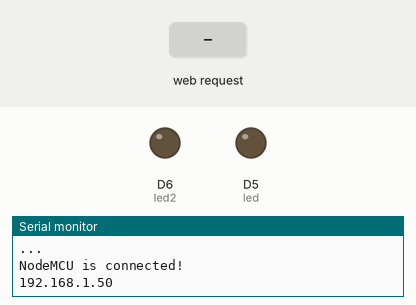
A sketch run on a simulated ESP8266 (NodeMCU). On the bench: output pins drawn as LEDs (lit = HIGH), the last lines printed to the serial monitor. Inputs (shaded band) come from the test bench. WiFi joins after 1.5 s; servers stay silent unless stated.

Above: at 2.7 s.
2.8 s: HTTP request GET /led1on received
At 3.1 s:
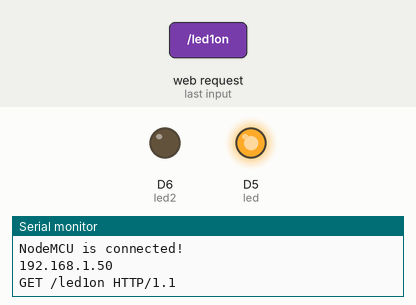
4.3 s: HTTP request GET /led2on received
At 5.5 s:
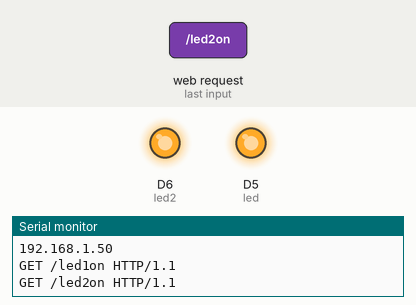
5.8 s: HTTP request GET /led1off received
At 6.6 s:
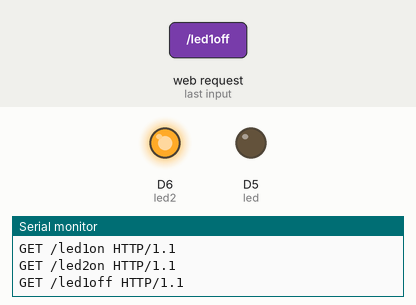
7.3 s: HTTP request GET /led2off received
At 7.8 s:
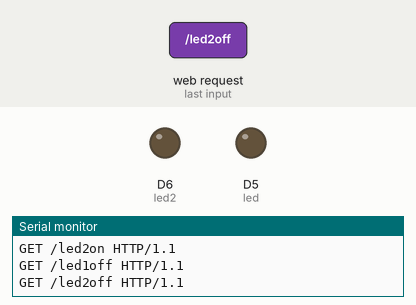
Timing chart, 0 to 9.8 s (numbered marks = the images above; inputs shaded):
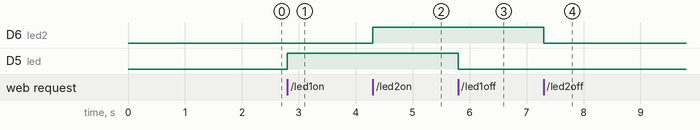

The sketch:

NodeMCU_HTML.ino
```cpp
#include <ESP8266WiFi.h>

WiFiClient client;
WiFiServer server(80);

#define led D5
#define led2 D6

void setup()
{
  // put your setup code here, to run once:
  Serial.begin(9600);
  WiFi.begin("POCO", "Sudhanshu98");
  while(WiFi.status() != WL_CONNECTED)
  {
    delay(250);
    Serial.print("...\n");
  }
  Serial.println();
  Serial.println("NodeMCU is connected!");
  Serial.println(WiFi.localIP());
  server.begin();
  pinMode(led, OUTPUT);
  pinMode(led2, OUTPUT);
}

void loop()
{
  // put your main code here, to run repeatedly:
  client = server.available();  //Gets a client that is connected to the server and has data available for reading.
  if (client == 1)
  {
    String request =  client.readStringUntil('\n');
    Serial.println(request);
    request.trim();
    if(request == "GET /led1on HTTP/1.1")
    {
      digitalWrite(led, HIGH);
    }
    if(request == "GET /led1off HTTP/1.1")
    {
      digitalWrite(led, LOW);
    }
    if(request == "GET /led2on HTTP/1.1")
    {
      digitalWrite(led2, HIGH);
    }
    if(request == "GET /led2off HTTP/1.1")
    {
      digitalWrite(led2, LOW);
    }
  }
  client.println("HTTP/1.1 200 OK");
  client.println("Content-Type: text/html");
  client.println("");
  client.println("<!DOCTYPE HTML>");
  client.println("<html>");
  client.println("<h1>Welcome to the Webpage!</h1>");
  client.println("<h3>LED Controls<h3>");
  client.println("<br>");
  client.println("<a href=\"/led1on\"\"><button>LED 1 ON</button></a>");
  client.println("<a href=\"/led1off\"\"><button>LED 1 OFF</button></a><br/>");
  client.println("<a href=\"/led2on\"\"><button>LED 2 ON</button></a>");
  client.println("<a href=\"/led2off\"\"><button>LED 2 OFF</button></a><br/>");
  client.println("</html>");
}
```

Measured:
- after the input at 2.8 s, D5 (led): LOW → HIGH at once
- after the input at 4.3 s, D6 (led2): LOW → HIGH at once
- after the input at 5.8 s, D5 (led): HIGH → LOW at once
- after the input at 7.3 s, D6 (led2): HIGH → LOW at once
